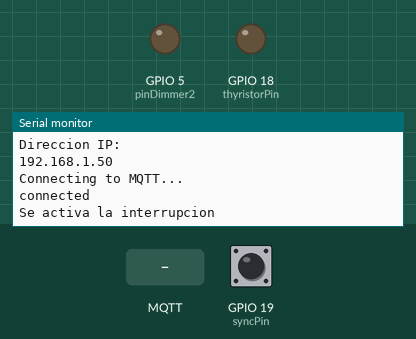
This program was run on a simulated ESP32. Parts: output pins drawn as LEDs (lit = HIGH), the last lines printed to the serial monitor. The test bench sets the inputs (shaded band); at power-on: GPIO 19 (syncPin) HIGH. WiFi joins after 1.5 s; servers stay silent unless stated; random numbers use the default seed unless the program sets one; no MQTT or app messages arrive unless stated.

Above: at 2.7 s.
2.8 s: MQTT message "planta/Stop" arrives on the third subscribed topic
At 3.4 s:
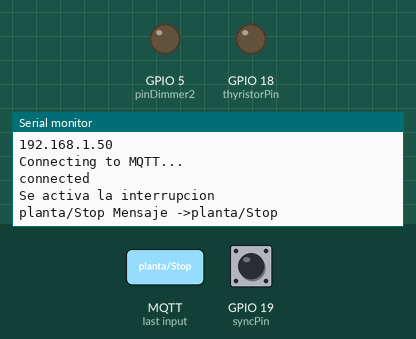
4.3 s: MQTT message "2" arrives on the third subscribed topic
At 5.7 s:
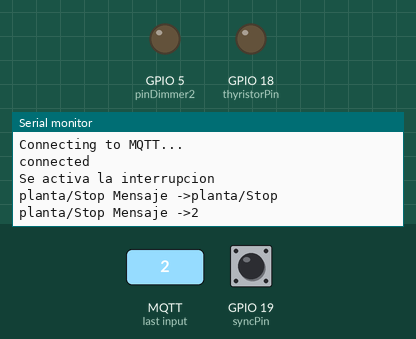

The program:

main.cpp
```cpp
#include <Arduino.h>

#include <WiFi.h>
#include <PubSubClient.h>


#define TIMER_INTERRUPT_DEBUG  3
#include "ESP32TimerInterrupt.h"
WiFiClient espClient;
PubSubClient client(espClient);
const char* ssid = "Carlos";//"HUAWEI P Smart 2019"; //"Depar";
const char* password = "12345678"; //+-+/adgjl--++";
const char* mqttServer = "192.168.137.19";//"10.2.128.44";//"192.168.0.101"; //192.168.0.100
const int mqttPort = 1883;
//const char* mqttUser = "yourMQTTuser";
//const char* mqttPassword = "yourMQTTpassword";

//Variables - resistencias *************************************************************
ESP32Timer ITimer0(0);
ESP32Timer ITimer1(1);
ESP32Timer ITimer2(2);
ESP32Timer ITimer3(3);
volatile int interruptCounter;
portMUX_TYPE crossMux = portMUX_INITIALIZER_UNLOCKED;
const int syncPin = 19;
const int thyristorPin = 18; //reactor
const int pinDimmer2 = 5;   //tolva
volatile int valor  = 7650; //6 voltios //7700 da dos voltios
volatile int valor2 = 7650;
volatile int pot_res=0;   //valor para variar la pontencia de la resistencia de la tolva
volatile int pot_res2=0;  //valor para varia la potencia de la resistencia del reactor
volatile int mssparo =0;
bool inicio = false;

void IRAM_ATTR gate2_off(void){
  digitalWrite(thyristorPin ,LOW);
  ITimer2.stopTimer();
 }
void IRAM_ATTR gate2_pulse(void){
   digitalWrite(thyristorPin ,HIGH);
   ITimer1.stopTimer();
   ITimer2.setInterval(100,gate2_off);
  }

void IRAM_ATTR gate_off(void){
  digitalWrite(pinDimmer2,LOW);
  ITimer3.stopTimer();
 }

void IRAM_ATTR gate_pulse(void){
   digitalWrite(pinDimmer2,HIGH);
   ITimer0.stopTimer();
   ITimer3.setInterval(100,gate_off);
  }

void IRAM_ATTR fnc_cruce(){
   portENTER_CRITICAL_ISR(&crossMux);
   interruptCounter++;
   portEXIT_CRITICAL_ISR(&crossMux);
  }
void on_message(char* topic, byte* payload, unsigned int length);
void reconnect();
void setup_wifi();

void setup() {
  Serial.begin(115200);
  setup_wifi(); //funcion para conectarte al wifi
  client.setServer(mqttServer, mqttPort);
  client.setCallback(on_message);
  pinMode(syncPin,INPUT);
  pinMode(thyristorPin, OUTPUT);
  pinMode(pinDimmer2, OUTPUT);
  //attachInterrupt(digitalPinToInterrupt(syncPin),fnc_cruce,FALLING)
  }


void loop() {
  // put your main code here, to run repeatedly:
  if(!client.connected()){
    valor2 = 7650;
    valor = 7650;
    reconnect();
  }
  if(client.connected()){
    if(mssparo == 2){
      //Serial.print("Paro ON-------------");
      valor2 = 7650;
      valor = 7650;
    }else{
      //Serial.print("Paro OFF -------------");
      valor2 = map(pot_res2,0,100,7650,50);
      valor = map(pot_res,0,100,7650,50);
    }
    if (interruptCounter > 0){
      portENTER_CRITICAL(&crossMux);
      ITimer1.attachInterruptInterval(valor2,gate2_pulse); //para el reactor
      ITimer0.attachInterruptInterval(valor,gate_pulse);  //para la tolva
      interruptCounter--;
      portEXIT_CRITICAL(&crossMux);
    }
    if (inicio == false){
      Serial.println("Se activa la interrupcion");
      digitalWrite(syncPin, LOW);
      attachInterrupt(digitalPinToInterrupt(syncPin),fnc_cruce,FALLING);
      inicio=true;
    }
  }
  //Serial.print(valor2);
  //Serial.print(":");
  //Serial.println(valor);
  client.loop();
}


void setup_wifi() {
  //Conectamos a una red Wifi
  delay(10);
  Serial.println();
  Serial.print("Conectando a ssid: ");
  Serial.println(ssid);
  WiFi.begin(ssid, password);
  while (WiFi.status() != WL_CONNECTED) {
    delay(500);
    Serial.println("Connecting to WiFi..");
  }
  Serial.println("Connected to the WiFi network");
  Serial.println("Direccion IP:");
  Serial.println(WiFi.localIP());
}

void reconnect(){
  while (!client.connected()){
    Serial.println("Connecting to MQTT...");
    //Crea un cliente ID
    String clientId = "Micro_ESP32";
    clientId += String(random(0xffff),HEX);
    //Intentamos conectar
    if (client.connect(clientId.c_str())) {
      Serial.println("connected");
      //Sucribirse a los temas
      //client.subscribe("planta/tolva/val_Pro");
      client.subscribe("planta/tolva/res_elec");
      client.subscribe("planta/reactor/resi_elec");
      client.subscribe("planta/Stop");
      //client.subscribe("planta/reactor/val_alv");
    } else {
      Serial.print("failed with state");
      Serial.println(client.state());
      delay(2000);
    }
  }
  }

void on_message(char* topic, byte* payload, unsigned int leng){
  String incoming = "";
  for(int i=0; i< leng; i++){
    incoming += (char)payload[i];
    }
   incoming.trim();
  if(String(topic) == "planta/tolva/res_elec"){
    //Serial.print(topic);
    pot_res = atoi(incoming.c_str());
    //Serial.println(" Mensaje ->" + incoming);
   }

  if (String(topic) == "planta/reactor/resi_elec"){
    //Serial.print(topic);
    pot_res2 = atoi(incoming.c_str());
    //Serial.println(" Mensaje ->" + incoming);
   }
   if (String(topic) == "planta/Stop"){
    Serial.print(topic);
    mssparo = atoi(incoming.c_str());
    Serial.println(" Mensaje ->" + incoming);
   }
  }
```

Measured:
- after the input at 2.8 s, the serial monitor: prints a new line at once (image 1)
- after the input at 4.3 s, the serial monitor: prints a new line at once (image 2)
